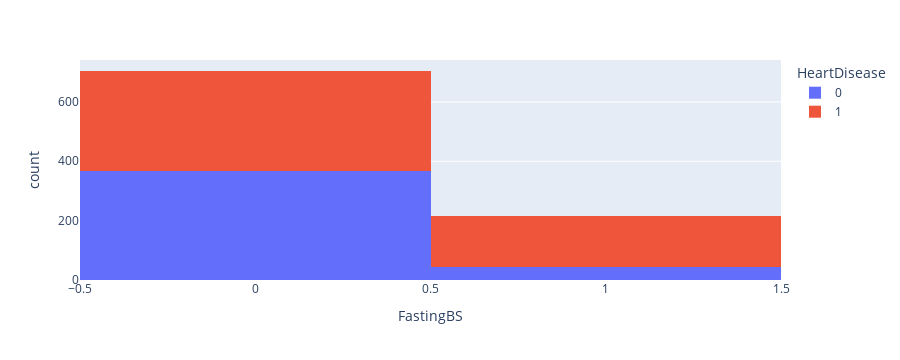

Here is the notebook cell this chart was saved with:
### Code cell
px.histogram(heart_df, x = "FastingBS" , color = "HeartDisease")

### Figure 1 — Plotly figure (JSON) as saved in the notebook; plotly's stock layout.template omitted (floating-point values rounded to 4 significant figures; data arrays with more than 128 entries replaced by an {"elided": "..."} marker saying what was removed)
{"data": [{"alignmentgroup": "True", "bingroup": "x", "hovertemplate": "HeartDisease=0<br>FastingBS=%{x}<br>count=%{y}<extra></extra>", "legendgroup": "0", "marker": {"color": "#636efa", "pattern": {"shape": ""}}, "name": "0", "offsetgroup": "0", "orientation": "v", "showlegend": true, "type": "histogram", "x": {"elided": "410 int values"}, "xaxis": "x", "yaxis": "y"}, {"alignmentgroup": "True", "bingroup": "x", "hovertemplate": "HeartDisease=1<br>FastingBS=%{x}<br>count=%{y}<extra></extra>", "legendgroup": "1", "marker": {"color": "#EF553B", "pattern": {"shape": ""}}, "name": "1", "offsetgroup": "1", "orientation": "v", "showlegend": true, "type": "histogram", "x": {"elided": "508 int values"}, "xaxis": "x", "yaxis": "y"}], "layout": {"barmode": "relative", "height": 360, "legend": {"title": {"text": "HeartDisease"}, "tracegroupgap": 0}, "margin": {"t": 60}, "xaxis": {"anchor": "y", "autorange": true, "domain": [0, 1], "range": [-0.5, 1.5], "title": {"text": "FastingBS"}, "type": "linear"}, "yaxis": {"anchor": "x", "autorange": true, "domain": [0, 1], "range": [0, 385.3], "title": {"text": "count"}}}}
